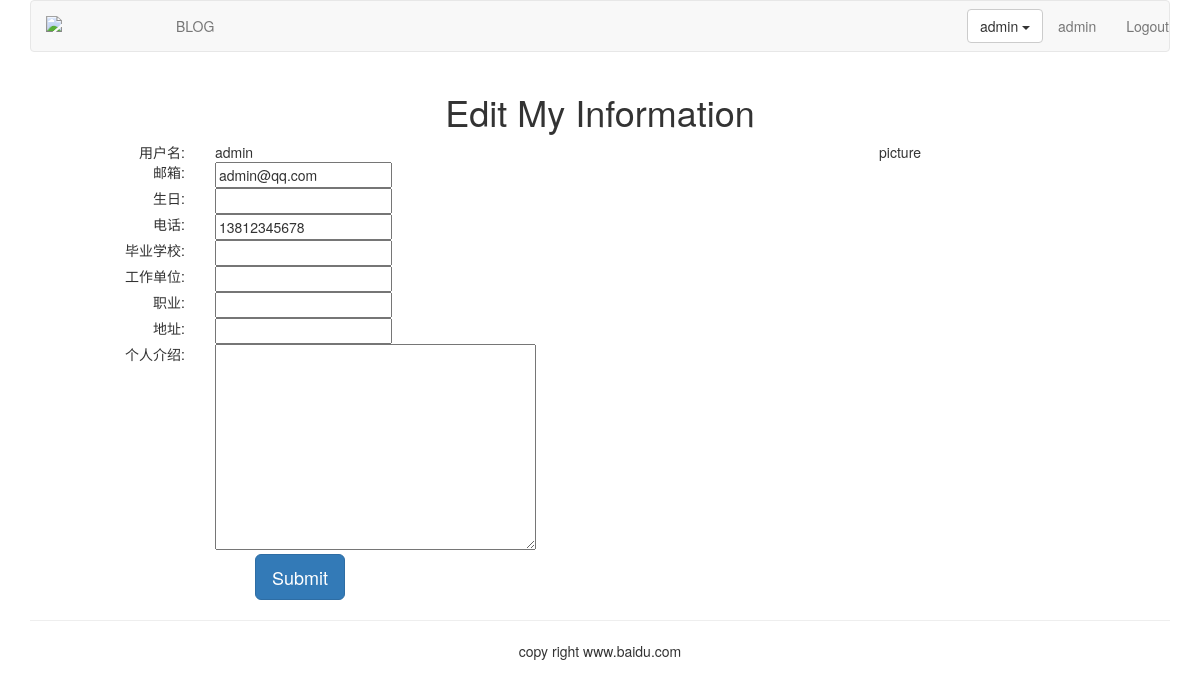
/account/edit-my-information/ (signed in), run on an earlier commit of the app's database.
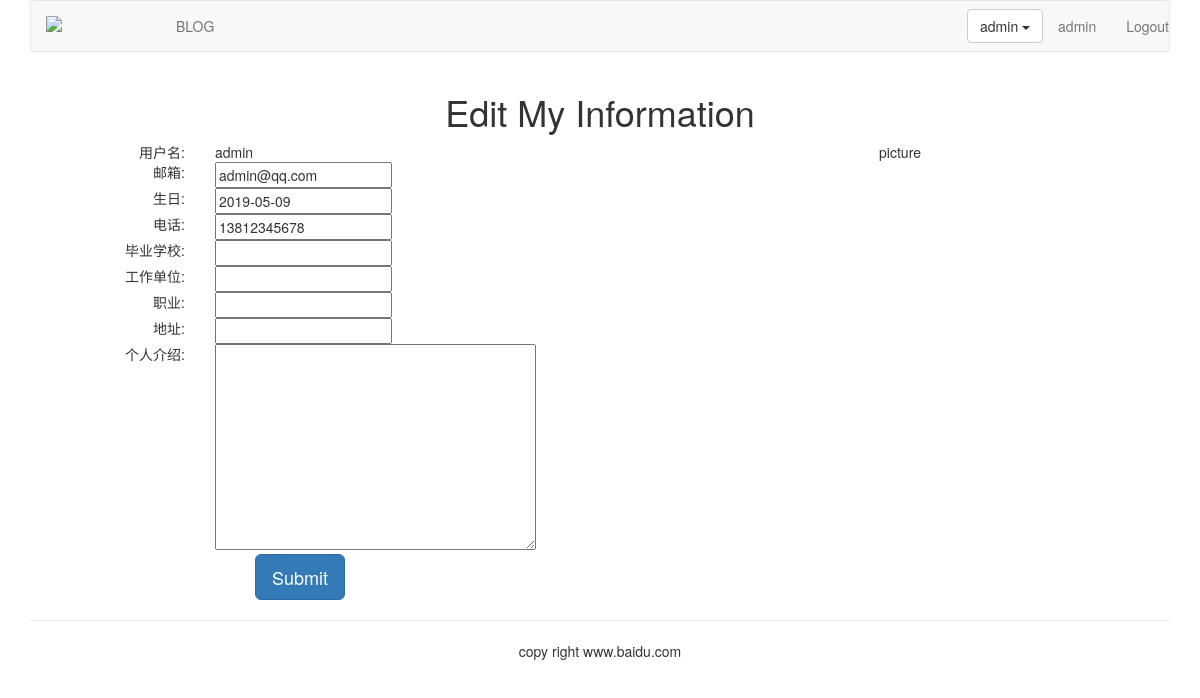
And on a later commit of the database.
### account/models.py (models this page shows, shortened)
class UserProfile(models.Model):
    user = models.OneToOneField(User, on_delete=models.CASCADE, unique=True)
    birth = models.DateField(blank=True, null=True)
    phone = models.CharField(max_length=20, null=True)

### account/views.py (the view)
# urls.py: path('edit-my-information/', views.myself_edit, name="edit_my_information"),
@login_required(login_url='/account/login')
def myself_edit(request):
    userprofile = UserProfile.objects.get(user=request.user) if \
        hasattr(request.user, 'userprofile') else UserProfile.objects.create(user=request.user)
    userinfo = UserInfo.objects.get(user=request.user) if hasattr(request.user, "userinfo") \
        else UserInfo.objects.create(user=request.user)
    if request.method == "POST":
        user_form = UserForm(request.POST)
        userprofile_form = UserProfileForm(request.POST)
        userinfo_form = UserInfoForm(request.POST)
        if user_form.is_valid() * userprofile_form.is_valid() * userinfo_form.is_valid():
            user_cd = user_form.cleaned_data
            userinfo_cd = userinfo_form.cleaned_data
            userprofile_cd = userprofile_form.cleaned_data
            request.user.email = user_cd["email"]
            userprofile.birth = userprofile_cd["birth"]
            userprofile.phone = userprofile_cd["phone"]
            userinfo.school = userinfo_cd["school"]
            userinfo.company = userinfo_cd["company"]
            userinfo.profession = userinfo_cd["profession"]
            userinfo.address = userinfo_cd["address"]
            userinfo.aboutme = userinfo_cd["aboutme"]
            request.user.save()
            userprofile.save()
            userinfo.save()
        return HttpResponseRedirect('/account/my-information/')
    else:
        user_form = UserForm(instance=request.user)
        userprofile_form = UserProfileForm(initial={"birth": userprofile.birth,
                                                    "phone": userprofile.phone})
        userinfo_form = UserInfoForm(initial={"school": userinfo.school,
                                              "company": userinfo.company,
                                              "profession": userinfo.profession,
                                              "address": userinfo.address,
                                              "aboutme": userinfo.aboutme})
        return render(request, "account/myself_edit.html", {"user_form": user_form,
                                                            "userprofile_form": userprofile_form,
                                                            "userinfo_form": userinfo_form})

### account/forms.py
class UserForm(forms.ModelForm):
    class Meta:
        model = User
        fields = ("email",)

class UserProfileForm(forms.ModelForm):
    class Meta:
        model = UserProfile
        fields = ("phone", "birth")

### templates/account/myself_edit.html (shortened to what this page needs)
{% extends "base.html" %}
{% block content %}
<div class="row text-center vertical-middle-sm">
    <h1>Edit My Information</h1>
    <div class="row">
        <div class="col-md-6" >
            <form class="form-horizontal" action="." method="post">{% csrf_token %}
                <div class="row">
                    <div class="col-md-4 text-right"><span>用户名:</span></div>
                    <div class="col-md-8 text-left">{{user.username}}</div>
                </div>
                <div class="row">
                    <div class="col-md-4 text-right"><span>邮箱:</span></div>
                    <div class="col-md-8 text-left">{{user_form.email}}</div>
                </div>
                <div class="row">
                    <div class="col-md-4 text-right"><span>生日:</span></div>
                    <div class="col-md-8 text-left">{{userprofile_form.birth}}</div>
                </div>
                <div class="row">
                    <div class="col-md-4 text-right"><span>电话:</span></div>
                    <div class="col-md-8 text-left">{{userprofile_form.phone}}</div>
                </div>
                <div class="row">
                    <div class="col-md-4 text-right"><span>毕业学校:</span></div>
                    <div class="col-md-8 text-left">{{userinfo_form.school}}</div>
                </div>
                <div class="row">
                    <div class="col-md-4 text-right"><span>工作单位:</span></div>
                    <div class="col-md-8 text-left">{{userinfo_form.company}}</div>
                </div>
                <div class="row">
                    <div class="col-md-4 text-right"><span>职业:</span></div>
                    <div class="col-md-8 text-left">{{userinfo_form.profession}}</div>
                </div>
                <div class="row">
                    <div class="col-md-4 text-right"><span>地址:</span></div>
                    <div class="col-md-8 text-left">{{userinfo_form.address}}</div>
                </div>
                <div class="row">
                    <div class="col-md-4 text-right"><span>个人介绍:</span></div>
                    <div class="col-md-8 text-left">{{userinfo_form.aboutme}}</div>
                </div>
                <div class="row">
                    <input type="submit" class="btn btn-primary btn-lg" value="Submit">
                </div>
            </form>
        </div>
        <div class="col-md-6">
            <p>picture</p>
        </div>
    </div>
</div>
{% endblock %}

### templates/base.html (shortened to what this page needs)
{% load staticfiles %} <!DOCTYPE html>
<html lang="zh-cn">
<head>
    <link rel="stylesheet" href="{% static 'css/bootstrap.css' %}">
</head>
    <body>
        {% include "header.html" %}
        <div class="container">
            {% block content %}
            {% endblock %}
        </div>
        {% include "footer.html" %}
    </body>
</html>

### templates/header.html (shortened to what this page needs)
{% load staticfiles %}
<div class="container">
    <nav class="navbar navbar-default" role="navigation">
        <div class="navbar-header">
            <a class="navbar-brand" href="http://www.itdiffer.com">
                <img src="{% static '/images/logo.png' %}" width="100px">
            </a>
        </div>
        <div>
            <ul class="nav navbar-nav" role="navigation">
                <li><a href="{% url 'blog:blog_title' %}">BLOG</a></li>
            </ul>
            <ul class="nav navbar-nav navbar-right">
                {% if user.is_authenticated %}
                <li>
                    <div class="dropdown" style="margin-top:8px">
                        <button class='btn btn-default dropdown-toggle' type='button' id='dropdownMenu' data-toggle='dropdown'>{{ user.username }}
                            <span class='caret'></span>
                        </button>
                    </div>
                </li>
                <li><a href="#">{{ user.username }}</a></li>
                <li><a href="{% url 'account:user_logout' %}">Logout</a></li>
                {% else %}
                <li><a href="{% url 'account:user_login' %}">LOGIN</a></li>
                {% endif %}
            </ul>
        </div>
    </nav>
</div>

### templates/footer.html
<div class="container"> <hr>
    <p class="text-center">copy right www.baidu.com</p>
</div>

What changed in the data, as far as the page shows it:
changed UserProfile: birth (not shown) → "2019-05-09"
